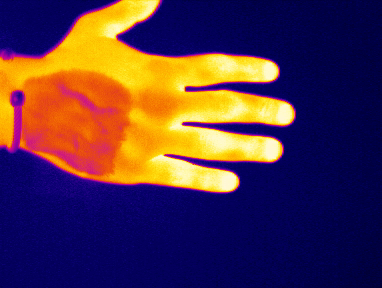
#> input picture Imagenes/imagenes_manolo/MG_CREMA1.tiff, 382 x 288 px
$ python -i main.py   (imports and definitions only)
#> lines starting #> are read from the running program, lines starting #| are printed output that depends on the picture
#> further down, picture is the input picture: shape (288, 382, 3); mean B, G, R 73, 51.7, 82.1
import cv2
import numpy as np
import matplotlib.pyplot as plt
import matplotlib.gridspec as gridspec
import os
import pywt

def cargar_imagen(ruta):
    return cv2.imread(ruta)

def convertir_grises(imagen):
    return cv2.cvtColor(imagen, cv2.COLOR_BGR2GRAY)

def convertir_binaria(imagen_gray):
    _, binaria = cv2.threshold(imagen_gray, 127, 255, cv2.THRESH_BINARY)
    return binaria

def convertir_tozero(imagen_gray):
    _, tozero = cv2.threshold(imagen_gray, 127, 255, cv2.THRESH_TOZERO)
    return tozero

def transformada_fourier(imagen_bgr):
    canales = cv2.split(imagen_bgr)  # Separar B, G, R
    fourier_canales = []

    for canal in canales:
        # DFT
        dft = cv2.dft(np.float32(canal), flags=cv2.DFT_COMPLEX_OUTPUT)
        dft_shift = np.fft.fftshift(dft)
        magnitud = cv2.magnitude(dft_shift[:, :, 0], dft_shift[:, :, 1])
        magnitud_log = np.log1p(magnitud)
        magnitud_norm = cv2.normalize(magnitud_log, None, 0, 255, cv2.NORM_MINMAX)
        fourier_canales.append(np.uint8(magnitud_norm))
#> this loop made 3 passes
#> pass 1, in transformada_fourier, `magnitud_log = np.log1p(magnitud)`:
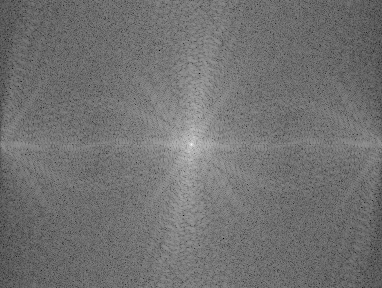
#> magnitud_log: shape (288, 382) float32; min 1.3, max 15.9, mean 7.84; drawn with min black and max white
#> after the loop:
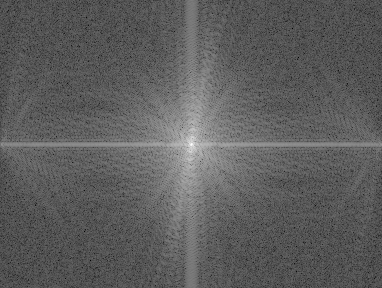
#> magnitud_log: shape (288, 382) float32; min 1.87, max 16.02, mean 7.09; drawn with min black and max white
#> after the loop, fourier_canales = 3 items

    # Combinar canales de nuevo en una imagen BGR
    return cv2.merge(fourier_canales)
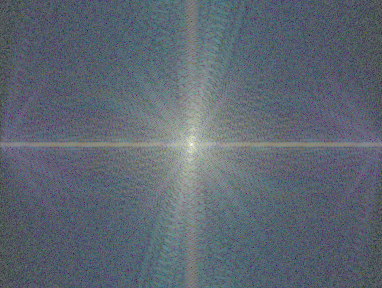
#> returned value: shape (288, 382, 3); mean of channels 0, 1, 2 113.6, 102.8, 93.5; drawn as B, G, R

# [28 lines left out: functions reconstruccion_fourier_color, transformada_wavelet, not called in this run]

def recortar_imagen(imagen, x, y, w, h):
    return imagen[y:y+h, x:x+w]

def ecualizar_histograma(imagen_gray):
    return cv2.equalizeHist(imagen_gray)

def obtener_histograma(imagen_gray):
    hist = cv2.calcHist([imagen_gray], [0], None, [256], [0, 256])
    return hist

# [131 lines left out: functions mostrar_histograma, mostrar_resultados, guardar_resultados, encontrar_roi, mostrar_histogramas_individuales, not called in this run]

>>> import cv2
>>> picture = cv2.imread('imagenes_manolo/MG_CREMA1.tiff')
>>> result = transformada_fourier(picture)

$ run again, on Imagenes/imagenes_manolo/MG_CREMA2.tiff
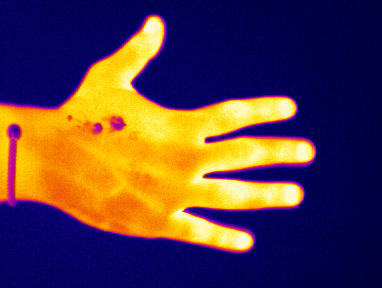
#> input picture Imagenes/imagenes_manolo/MG_CREMA2.tiff, 382 x 288 px
#> picture is the input picture: shape (288, 382, 3); mean B, G, R 69.3, 61.7, 89.3
#> the loop in transformada_fourier, `for canal in canales:` made 3 passes
#> after the loop in transformada_fourier, `for canal in canales:`:
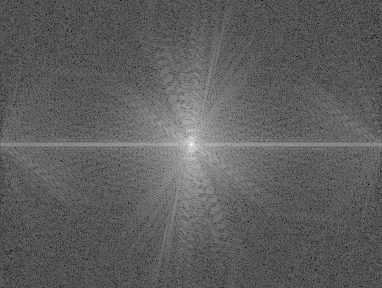
#> magnitud_log: shape (288, 382) float32; min 1.81, max 16.1, mean 7.11; drawn with min black and max white
#> after the loop in transformada_fourier, `for canal in canales:`: fourier_canales = 3 items
#> in transformada_fourier, `return cv2.merge(fourier_canales)`:
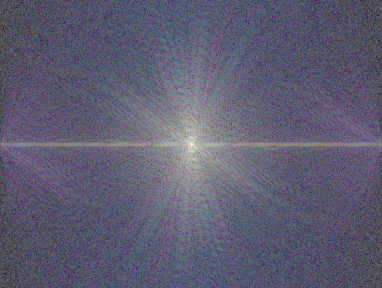
#> returned value: shape (288, 382, 3); mean of channels 0, 1, 2 113.1, 92.7, 94; drawn as B, G, R

$ run again, on Imagenes/imagenes_manolo/MG_CREMA3.tiff
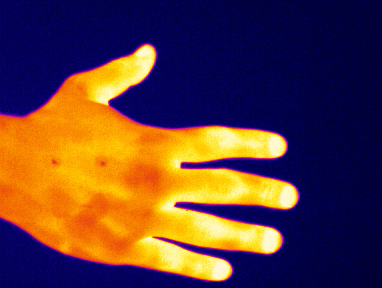
#> input picture Imagenes/imagenes_manolo/MG_CREMA3.tiff, 382 x 288 px
#> picture is the input picture: shape (288, 382, 3); mean B, G, R 60.8, 60.7, 93.4
#> the loop in transformada_fourier, `for canal in canales:` made 3 passes
#> after the loop in transformada_fourier, `for canal in canales:`:
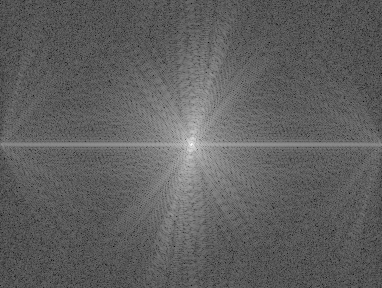
#> magnitud_log: shape (288, 382) float32; min 1.85, max 16.14, mean 7.23; drawn with min black and max white
#> after the loop in transformada_fourier, `for canal in canales:`: fourier_canales = 3 items
#> in transformada_fourier, `return cv2.merge(fourier_canales)`:
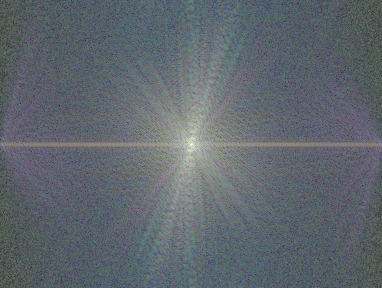
#> returned value: shape (288, 382, 3); mean of channels 0, 1, 2 110, 102.9, 95.4; drawn as B, G, R

$ run again, on Imagenes/imagenes_manolo/MG_LIBRE.tiff
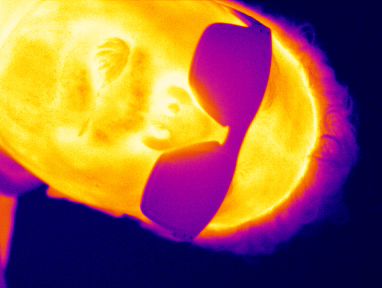
#> input picture Imagenes/imagenes_manolo/MG_LIBRE.tiff, 382 x 288 px
#> picture is the input picture: shape (288, 382, 3); mean B, G, R 76.1, 99.7, 151.4
#> the loop in transformada_fourier, `for canal in canales:` made 3 passes
#> after the loop in transformada_fourier, `for canal in canales:`:
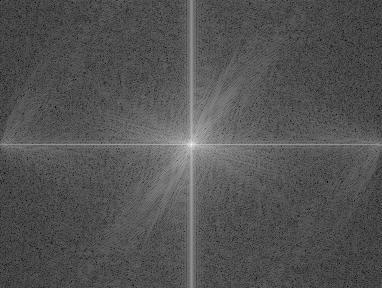
#> magnitud_log: shape (288, 382) float32; min 2.2, max 16.63, mean 6.93; drawn with min black and max white
#> after the loop in transformada_fourier, `for canal in canales:`: fourier_canales = 3 items
#> in transformada_fourier, `return cv2.merge(fourier_canales)`:
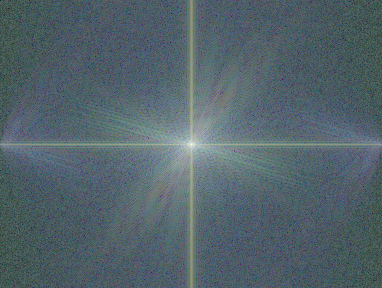
#> returned value: shape (288, 382, 3); mean of channels 0, 1, 2 106.8, 99.6, 83.2; drawn as B, G, R
